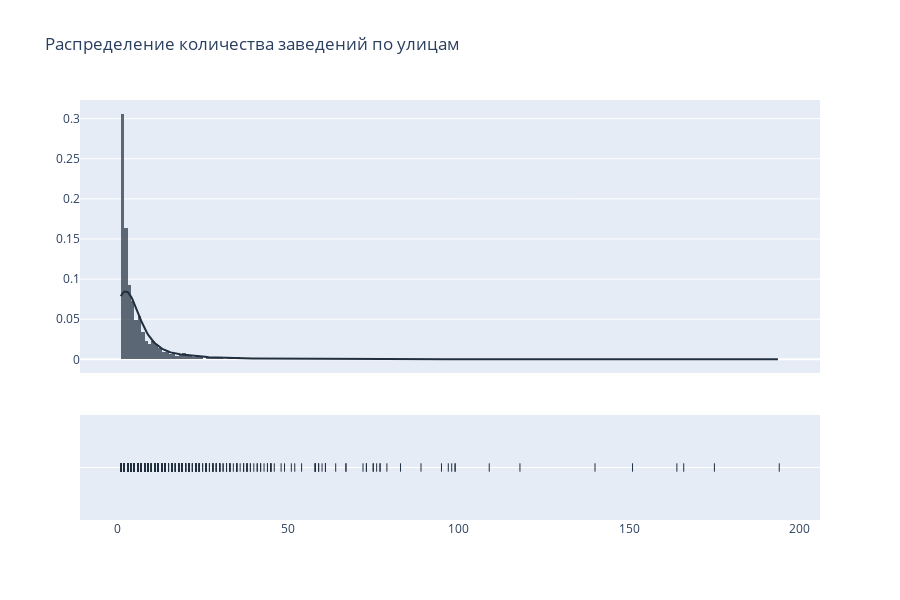

Source (notebook cell):
### Markdown cell above
<a id="top_streets_capacity"></a>
### Вместительность заведений популярных улиц

### Code cell
fig = ff.create_distplot([rest_streets['number']], ['street'], colors = ['#222f3e'])
fig.update_layout(title_text='Распределение количества заведений по улицам',
    showlegend=False,
    autosize=False,
    width=900, height=600)

### Figure 1 — Plotly figure (JSON) as saved in the notebook; plotly's stock layout.template omitted (floating-point values rounded to 4 significant figures; data arrays with more than 128 entries replaced by an {"elided": "..."} marker saying what was removed)
{"data": [{"autobinx": false, "histnorm": "probability density", "legendgroup": "street", "marker": {"color": "#222f3e"}, "name": "street", "opacity": 0.7, "type": "histogram", "x": {"elided": "1980 int values"}, "xaxis": "x", "xbins": {"end": 194, "size": 1, "start": 1}, "yaxis": "y"}, {"legendgroup": "street", "marker": {"color": "#222f3e"}, "mode": "lines", "name": "street", "showlegend": false, "type": "scatter", "x": {"elided": "500 float values"}, "xaxis": "x", "y": {"elided": "500 float values"}, "yaxis": "y"}, {"legendgroup": "street", "marker": {"color": "#222f3e", "symbol": "line-ns-open"}, "mode": "markers", "name": "street", "showlegend": false, "type": "scatter", "x": {"elided": "1980 int values"}, "xaxis": "x", "y": {"elided": "1980 str values"}, "yaxis": "y2"}], "layout": {"autosize": false, "barmode": "overlay", "height": 600, "hovermode": "closest", "legend": {"traceorder": "reversed"}, "showlegend": false, "title": {"text": "Распределение количества заведений по улицам"}, "width": 900, "xaxis": {"anchor": "y2", "domain": [0, 1], "zeroline": false}, "yaxis": {"anchor": "free", "domain": [0.35, 1], "position": 0}, "yaxis2": {"anchor": "x", "domain": [0, 0.25], "dtick": 1, "showticklabels": false}}}
